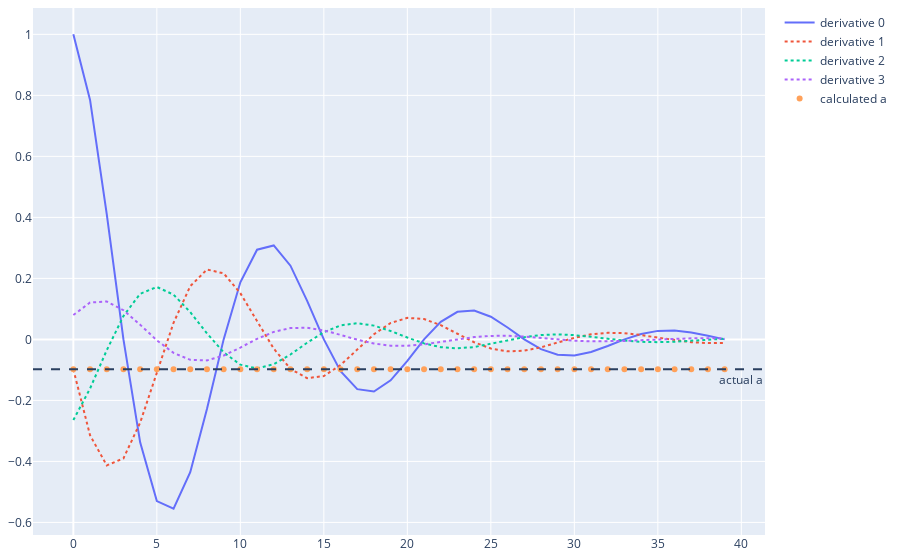

This figure's notebook cell:
### Markdown cell above
> This ratio is actually the [logarithmic derivative](https://en.wikipedia.org/wiki/Logarithmic_derivative)
> of the function, that is equal to the derivative of logarithm:
>
> $\frac{\partial log(e^{at}cos(bt))}{\partial t} = \frac{\partial(at - log(cos(bt))}{\partial t} = a - b.tan(bt)$

### Using further logarithmic derivatives

Since the logarithmic derivative $\frac{f'(t)}{f(t)} = \frac{\partial e^{at}cos(bt)}{e^{at} \partial t} = a - b.tan(bt)$,
we could try to isolate the individual coefficients by further differentiation:

- First derivative: $\frac{\partial (f'/f)}{\partial t} = \frac{\partial\left(a - b.tan(bt)\right)}{\partial t} = -\frac{b^2}{cos^2(bt)}$

- Second derivative: $\frac{\partial^2 (f'/f)}{\partial t^2} = \frac{\partial^2\left(a - b.tan(bt)\right)}{\partial t^2} = -\frac{2b^3sin(bt)}{cos^3(bt))}$

The ratio between these derivatives (which is also a logarithmic derivative) seems familiar:

${ \frac{\partial^2 (f'/f)}{\partial t^2} }/{ \frac{\partial (f'/f)}{\partial t} } = \frac{2b^3 sin(bt)cos^2(bt)}{cos^3(bt) b^2} = \boxed{2b.tan(bt)}$

#### Finding real part of the exponent coefficient ($a$)
$$
\frac{f'}{f} + \frac{1}2 \frac{ \frac{\partial^2 (f'/f)}{\partial t^2} }{ \frac{\partial (f'/f)}{\partial t} }
= a - b.tan(bt) + \frac{1}{2}2b.tan(bt) = a
$$

The derivatives of the logarithmic derivative can be calculated from the regular derivatives:

- First derivalive:
$$
\frac{\partial \frac{f'}{f}}{\partial t}
= \frac{\partial f'}{f \partial t} + f'\frac{\partial\frac{1}{f}}{\partial t}
= \frac{f''}{f} - f'\frac{1}{f^{2}}\frac{\partial f}{\partial t}
= \frac{f''}{f} - \left(\frac{f'}{f}\right)^2
= \boxed{\frac{f'}{f} \left( \frac{f''}{f'}-\frac{f'}{f} \right)}
$$

- Second derivative:
$$
\frac{\partial^2\frac{f'}{f}}{\partial t^2} = \frac{\partial\left[ \frac{f''}{f} - \left(\frac{f'}{f}\right)^2 \right]}{\partial t}
= \frac{f'''}{f} - \frac{f''f'}{f^2} - 2\frac{f'}{f}\left[\frac{f''}{f} - \left(\frac{f'}{f}\right)^{2}\right]
= \boxed{ \frac{f'''}{f} - 3\frac{f''f'}{f^2} + 2\frac{f'^3}{f^3} }
$$

- The ratio, i.e. logarithmic derivative of first derivalive
$$
2b.tan(bt) = \frac{\frac{f'''}{f} - 3\frac{f''f'}{f^2} + 2\frac{f'^3}{f^3}}{\frac{f''}{f} - \frac{f'^2}{f^2}}
= \frac{f'''f^2 -3f''f'f+2f'^3}{f\left( f''f-f'^2\right)}
$$

Reduce the calculations of $a$, also avoid division by zero when $f(t)=0$:
$$
a = \frac{f'}{f} - \frac{ \frac{f'''}{f} - 3\frac{f''f'}{f^2} + 2\frac{f'^3}{f^3} }{ 2 \frac{f'}{f} \left( \frac{f''}{f'}-\frac{f'}{f} \right) } = \boxed{ \frac{f'''(t) f(t) -f''(t) f'(t)}{2\left[ f''(t) f(t) -f'^2(t)\right]} }
$$

### Code cell
# Find exponent coefficient 'a' from derivatives
fig = go.Figure(**DEF_FIGURE)
def plot_derivs(deriv_vals):
    for i, derivs in enumerate(deriv_vals):
        line_dash = 'dot' if i else None
        fig.add_scatter(y=[v.real for v in derivs], line_dash=line_dash, name='derivative %d'%i)

a_vals = []
# Iterate over the real part of derivatives at each point
for i, derivs in enumerate(zip(*deriv_vals)):
    derivs = [d.real for d in derivs]
    # Deduce real component of exponent
    a = derivs[3]*derivs[0] - derivs[2]*derivs[1]
    a /= 2 * (derivs[2]*derivs[0] - derivs[1]*derivs[1])
    a_vals.append(a)

plot_derivs(deriv_vals)
fig.add_scatter(y=a_vals, mode='markers', name='calculated a')
fig.add_hline(OMEGA.real, line_dash='dash',
        annotation_text='actual a', annotation_position='bottom right')
fig.show()

### Figure 1 — Plotly figure (JSON) as saved in the notebook; plotly's stock layout.template omitted (floating-point values rounded to 4 significant figures)
{"data": [{"name": "derivative 0", "type": "scatter", "y": [1.0, 0.785, 0.4109, 4.561e-17, -0.3376, -0.5301, -0.5549, -0.4356, -0.228, -7.592e-17, 0.1873, 0.2941, 0.3079, 0.2417, 0.1265, 2.739e-16, -0.1039, -0.1632, -0.1708, -0.1341, -0.07018, -5.454e-17, 0.05767, 0.09055, 0.09478, 0.07441, 0.03894, 1.643e-16, -0.032, -0.05024, -0.05259, -0.04128, -0.02161, -9.597e-17, 0.01775, 0.02788, 0.02918, 0.02291, 0.01199, 5.591e-17]}, {"line": {"dash": "dot"}, "name": "derivative 1", "type": "scatter", "y": [-0.09817, -0.3144, -0.4129, -0.39, -0.273, -0.1082, 0.05447, 0.1744, 0.2291, 0.2164, 0.1515, 0.06004, -0.03022, -0.09679, -0.1271, -0.1201, -0.08406, -0.03331, 0.01677, 0.0537, 0.07054, 0.06662, 0.04664, 0.01848, -0.009305, -0.0298, -0.03914, -0.03697, -0.02588, -0.01026, 0.005163, 0.01653, 0.02172, 0.02051, 0.01436, 0.00569, -0.002865, -0.009174, -0.01205, -0.01138]}, {"line": {"dash": "dot"}, "name": "derivative 2", "type": "scatter", "y": [-0.2645, -0.1611, -0.03552, 0.07658, 0.1494, 0.1717, 0.1468, 0.08937, 0.01971, -0.04249, -0.08291, -0.09526, -0.08144, -0.04958, -0.01093, 0.02358, 0.046, 0.05285, 0.04518, 0.02751, 0.006067, -0.01308, -0.02552, -0.02933, -0.02507, -0.01527, -0.003366, 0.007258, 0.01416, 0.01627, 0.01391, 0.00847, 0.001868, -0.004027, -0.007858, -0.009029, -0.007718, -0.0047, -0.001036, 0.002235]}, {"line": {"dash": "dot"}, "name": "derivative 3", "type": "scatter", "y": [0.0798, 0.1208, 0.1242, 0.09565, 0.04815, -0.003002, -0.04428, -0.06705, -0.06889, -0.05307, -0.02671, 0.001666, 0.02457, 0.0372, 0.03823, 0.02945, 0.01482, -0.0009242, -0.01363, -0.02064, -0.02121, -0.01634, -0.008225, 0.0005128, 0.007563, 0.01145, 0.01177, 0.009066, 0.004563, -0.0002845, -0.004197, -0.006355, -0.00653, -0.00503, -0.002532, 0.0001579, 0.002328, 0.003526, 0.003623, 0.002791]}, {"mode": "markers", "name": "calculated a", "type": "scatter", "y": [-0.09817, -0.09817, -0.09817, -0.09817, -0.09817, -0.09817, -0.09817, -0.09817, -0.09817, -0.09817, -0.09817, -0.09817, -0.09817, -0.09817, -0.09817, -0.09817, -0.09817, -0.09817, -0.09817, -0.09817, -0.09817, -0.09817, -0.09817, -0.09817, -0.09817, -0.09817, -0.09817, -0.09817, -0.09817, -0.09817, -0.09817, -0.09817, -0.09817, -0.09817, -0.09817, -0.09817, -0.09817, -0.09817, -0.09817, -0.09817]}], "layout": {"annotations": [{"showarrow": false, "text": "actual a", "x": 1, "xanchor": "right", "xref": "x domain", "y": -0.09817, "yanchor": "top", "yref": "y"}], "margin": {"b": 8, "l": 8, "r": 8, "t": 8}, "shapes": [{"line": {"dash": "dash"}, "type": "line", "x0": 0, "x1": 1, "xref": "x domain", "y0": -0.09817, "y1": -0.09817, "yref": "y"}]}}
